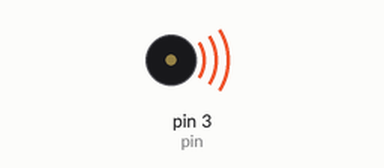
Recording of a sketch running on a simulated Arduino Uno, built with avr-gcc and run on an emulated ATmega328P. Shown: buzzer (waves = sounding).

Above: at 0.22 s.
At 20.9 s:
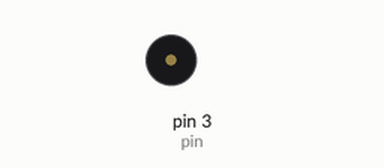
Timing chart, 0 to 40.0 s (numbered marks = the images above):
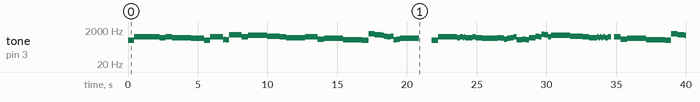

Measured:
- by itself, tone on pin 3 (pin): plays 493 Hz for 0.45 s, 783 Hz for 1.8 s, 698 Hz for 0.45 s, 783 Hz for 0.45 s, 698 Hz for 1.4 s, 659 Hz for 0.91 s … (77 notes in this stretch)

The sketch:

music-box.ino
```cpp
char *config = "eb,66.";
char *melody =
  R"(b-4-8 g-5-2 f-5-8 g-5-8 f-5d4 e-5-4
b-4-8 g-5-4 c-5-40 c#5-* c-5-* b#4-* c-5-* c-6-4 g-5-8 b-5d4 a-5-4 g-5-8
f-5d4 g-5-4 d-5-8 e-5d4 c-5d4 b-4-8 d-6-* c-6-* b-5-16 a-5-* g-5-* a-5-* c-5-* d-5-* e-5d4 r---4
b-4-8 g-5d4 f-5-16 g-5-16 f-5-48 g-5-* f-5-* e#5-16 f-5-* g-5-* f-5-8 e-5-4 e-5-16 f-5-* e-5-48 f-5-* e-5-* d-5-16 e-5-* f-5-*
g-5-16 b#4-* c-5-* db5-* c-5-* f-5-* e#5-* a-5-* g-5-* db6-* c-6-* g-5-* b-5d4 a-5-4 g-5-8
f-5-8 f-5-32 g-5-* f-5-* g-5-* f-5-* g-5-* e#5-* f-5-* g-5-16 r---16 g-5-8 d-5-8 e-5d4 c-5d4
b-4-8 d-6-* c-6-* b-5-16 a-5-* g-5-* a-5-* a-5-64 c-5d32 d-5-16 e-5d4)";

/*
  config file format:
  c#,60. <-- tempo
  /\__ key signature (relative major)
  comma separated, period terminated

  track format:
  c-7-4 d-7-4 e-7-4 ... (notes separated by one space or one \n)

accidental (b/-/#)   interval (multiple digits supported, '*' for same as previous note)
                 \    /
    note format: c#6d4
               /    \ \------------------\
           note    octave [a4 = 440Hz]   dotted

 this is a c-sharp-6 quarter note.

 more examples:
 d-4-8 --> d4 eighth note
 bb2-2 --> b-flat-2 half note
 a-4-4 --> a4 quarter note
 e-7-16 --> e7 16th note
 f-5-* --> f5 16th note (same as above)
 g-3d2 --> g3 dotted half note

*/

char key[2];
int tempo;

typedef struct Track {
  char *notes;
  int pin;
  int n;             // which character of file are we reading right now;
  int lastInterval;  // the speed (fraction) of the last note, useful for grouping
  bool complete;     // has the track finished playing
};

// settings
int pin = 3;
Track track1 = { melody, pin, 0, 1, false };
#define SERIAL false

void pinInit(Track track) {
  pinMode(track.pin, OUTPUT);
}

void setup() {
  #if SERIAL
  Serial.begin(115200);
  while (!Serial) {
    delay(100);
  }
  #endif
  pinInit(track1);
  #if SERIAL
  Serial.println("welcome to the music box!");
  #endif

  int i = 0;
  while (config[i] != ',') {
    if (i < 2) {
      key[i] = config[i];  // read first two characters of config file to key[]
    }
    i++;
  }
  i++;  // next field
  char tempoStr[10] = { 0 };
  int j = 0;
  while (config[i] != '.') {
    if (j < 10) {
      tempoStr[j] = config[i];
    }
    i++;
    j++;
  }
  tempo = atoi(tempoStr);
  #if SERIAL
  Serial.print("key: ");
  Serial.println(key);
  Serial.print("tempo: ");
  Serial.print(tempo);
  Serial.println(" bpm");
  #endif
}

void loop() {
  nextNote(&track1);
}

void nextNote(Track *track) {
  if (track->complete) {
    delay(1);
    return;
  }

  char letter = track->notes[track->n];
  char accidental = track->notes[track->n + 1];
  int octave = track->notes[track->n + 2] - 48;
  bool dotted = track->notes[track->n + 3] == 'd';

  // parse interval length
  int i = track->n + 4;
  char intervalStr[10] = { 0 };
  int j = 0;
  while (!(track->notes[i] == ' ' || track->notes[i] == '\n') && j < 10) {
    intervalStr[j] = track->notes[i];
    i++;
    j++;
  }
  int interval = 0;
  if (!strcmp(intervalStr, "*")) {
    interval = track->lastInterval;
  } else {
    interval = atoi(intervalStr);
    track->lastInterval = interval;
  }

  #if SERIAL
  Serial.print(letter);
  Serial.print(" ");
  Serial.print(accidental);
  Serial.print(" ");
  Serial.print(octave);
  Serial.print(" ");
  Serial.print(dotted ? "d" : "-");
  Serial.print(" ");
  Serial.println(interval);
  #endif

  play(track->pin, letter, accidental, octave, dotted, interval);

  if (track->n + 1 >= strlen(track->notes) - 1) {
    track->complete = true;
    #if SERIAL
    Serial.println("track done!");
    #endif
  } else {
    track->n += strlen(intervalStr) + 4 + 1;
  }
  return;
}

void play(int pin, char letter, char accidental, int octave, bool dotted, int interval) {
  double frequency = 0;
  if (letter != 'r') {
    frequency = pow(1.059463, getAOffset(letter, accidental)) * 440 * pow(2, octave - 4);
  }
  int duration = (int)(60000 / tempo / interval * 4 * (dotted ? 1.5 : 1));
  tone(pin, frequency, duration);
  delay(duration);
}

int getAOffset(char letter, char accidental) {
  int noteOffset = 0;
  int accidentalOffset = 0;
  int signatureOffset = 0;

  switch (accidental) {
    case '#':
      accidentalOffset = 1;
      break;
    case 'b':
      accidentalOffset = -1;
      break;
  }

  switch (letter) {
    case 'c':
      noteOffset = -9;
      break;
    case 'd':
      noteOffset = -7;
      break;
    case 'e':
      noteOffset = -5;
      break;
    case 'f':
      noteOffset = -4;
      break;
    case 'g':
      noteOffset = -2;
      break;
    case 'a':
      noteOffset = 0;
      break;
    case 'b':
      noteOffset = 2;
      break;
  }

  if (!strcmp(key, "c")) {
    // no accidentals.
  } else if (!strcmp(key, "db")) {
    switch (letter) {
      case 'd':
      case 'e':
      case 'g':
      case 'a':
      case 'b':
        signatureOffset = -1;
        break;
    }
  } else if (!strcmp(key, "d")) {
    switch (letter) {
      case 'f':
      case 'c':
        signatureOffset = 1;
        break;
    }
  } else if (!strcmp(key, "eb")) {
    switch (letter) {
      case 'e':
      case 'a':
      case 'b':
        signatureOffset = -1;
        break;
    }
  } else if (!strcmp(key, "e")) {
    switch (letter) {
      case 'f':
      case 'c':
      case 'g':
      case 'd':
        signatureOffset = -1;
        break;
    }
  } else if (!strcmp(key, "f")) {
    switch (letter) {
      case 'b':
        signatureOffset = -1;
        break;
    }
  } else if (!strcmp(key, "gb")) {
    switch (letter) {
      case 'b':
      case 'e':
      case 'a':
      case 'd':
      case 'c':
      case 'g':
        signatureOffset = -1;
        break;
    }
  } else if (!strcmp(key, "g")) {
    switch (letter) {
      case 'f':
        signatureOffset = 1;
        break;
    }
  } else if (!strcmp(key, "ab")) {
    switch (letter) {
      case 'b':
      case 'e':
      case 'a':
      case 'd':
        signatureOffset = 1;
        break;
    }
  } else if (!strcmp(key, "a")) {
    switch (letter) {
      case 'f':
      case 'c':
      case 'g':
        signatureOffset = 1;
        break;
    }
  } else if (!strcmp(key, "bb")) {
    switch (letter) {
      case 'b':
      case 'e':
        signatureOffset = -1;
        break;
    }
  } else if (!strcmp(key, "b")) {
    switch (letter) {
      case 'f':
      case 'c':
      case 'g':
      case 'd':
      case 'a':
        signatureOffset = 1;
        break;
    }
  } else {
    #if SERIAL
    Serial.print("error, did not recognize key signature \"");
    Serial.print(key);
    Serial.println("\"");
    #endif
  }

  return noteOffset + accidentalOffset + signatureOffset;
}
```
